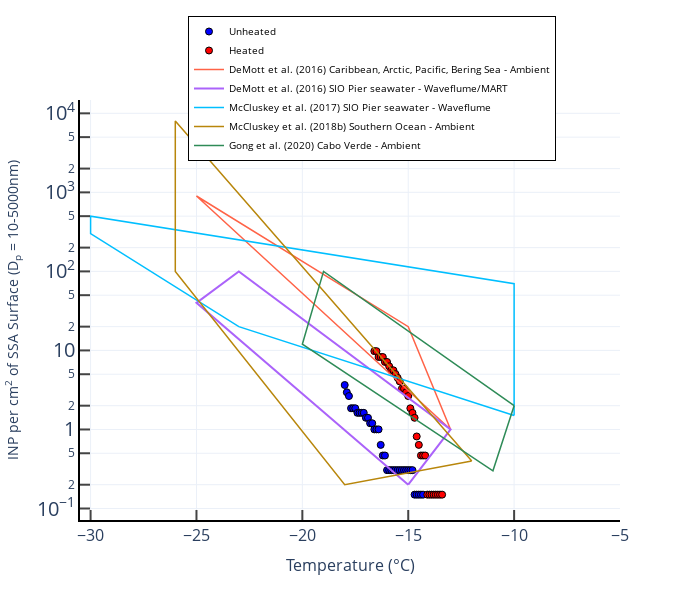

Here is the notebook cell this chart was saved with:
### Code cell
# NOTE: If you want to compare to different literature values, you can alter the function in the source code.
fig2 = inp_bubbler.plot_ins_inp()
fig2.update_yaxes(type='log', title='INP per cm<sup>2</sup> of SSA Surface (D<sub>p</sub> = 10-5000nm)', exponentformat='power')

### Figure 1 — Plotly figure (JSON) as saved in the notebook; plotly's stock layout.template omitted (floating-point values rounded to 4 significant figures; data arrays with more than 128 entries replaced by an {"elided": "..."} marker saying what was removed)
{"data": [{"marker": {"color": "blue", "line": {"color": "black", "width": 1}, "size": 7}, "mode": "markers", "name": "Unheated", "type": "scatter", "x": {"elided": "171 str values"}, "y": {"elided": "171 float values"}}, {"marker": {"color": "red", "line": {"color": "black", "width": 1}, "size": 7}, "mode": "markers", "name": "Heated", "type": "scatter", "x": {"elided": "171 str values"}, "y": {"elided": "171 float values"}}, {"connectgaps": true, "line": {"color": "tomato", "width": 1.5}, "mode": "lines", "name": "DeMott et al. (2016) Caribbean, Arctic, Pacific, Bering Sea - Ambient", "type": "scatter", "x": [-13, -25, -15, -13], "y": [1, 900, 20, 1]}, {"connectgaps": true, "mode": "lines", "name": "DeMott et al. (2016) SIO Pier seawater - Waveflume/MART", "type": "scatter", "x": [-15, -25, -23, -13, -15], "y": [0.2, 40, 100, 1, 0.2]}, {"connectgaps": true, "line": {"color": "deepskyblue", "width": 1.5}, "mode": "lines", "name": "McCluskey et al. (2017) SIO Pier seawater - Waveflume", "type": "scatter", "x": [-10, -23, -30, -30, -10, -10], "y": [1.5, 20, 300, 500, 70, 1.5]}, {"connectgaps": true, "line": {"color": "darkgoldenrod", "width": 1.5}, "mode": "lines", "name": "McCluskey et al. (2018b) Southern Ocean - Ambient", "type": "scatter", "x": [-12, -18, -26, -26, -12], "y": [0.4, 0.2, 100, 8000, 0.4]}, {"connectgaps": true, "line": {"color": "seagreen", "width": 1.5}, "mode": "lines", "name": "Gong et al. (2020) Cabo Verde - Ambient", "type": "scatter", "x": [-10, -11, -20, -19, -10], "y": [2, 0.3, 12, 100, 2]}], "layout": {"height": 600, "legend": {"bordercolor": "black", "borderwidth": 1, "font": {"color": "black", "size": 10}, "title": {"text": ""}, "x": 0.2, "y": 1.2}, "showlegend": true, "width": 700, "xaxis": {"exponentformat": "power", "linecolor": "black", "linewidth": 2, "range": [-30.5, -5], "showline": true, "tickfont": {"size": 16}, "ticklen": 10, "ticks": "inside", "tickwidth": 2, "title": {"font": {"size": 16}, "text": "Temperature (°C)"}}, "yaxis": {"exponentformat": "power", "linecolor": "black", "linewidth": 2, "showline": true, "tickfont": {"size": 16}, "ticklen": 10, "ticks": "inside", "tickwidth": 2, "title": {"text": "INP per cm<sup>2</sup> of SSA Surface (D<sub>p</sub> = 10-5000nm)"}, "type": "log"}}}
